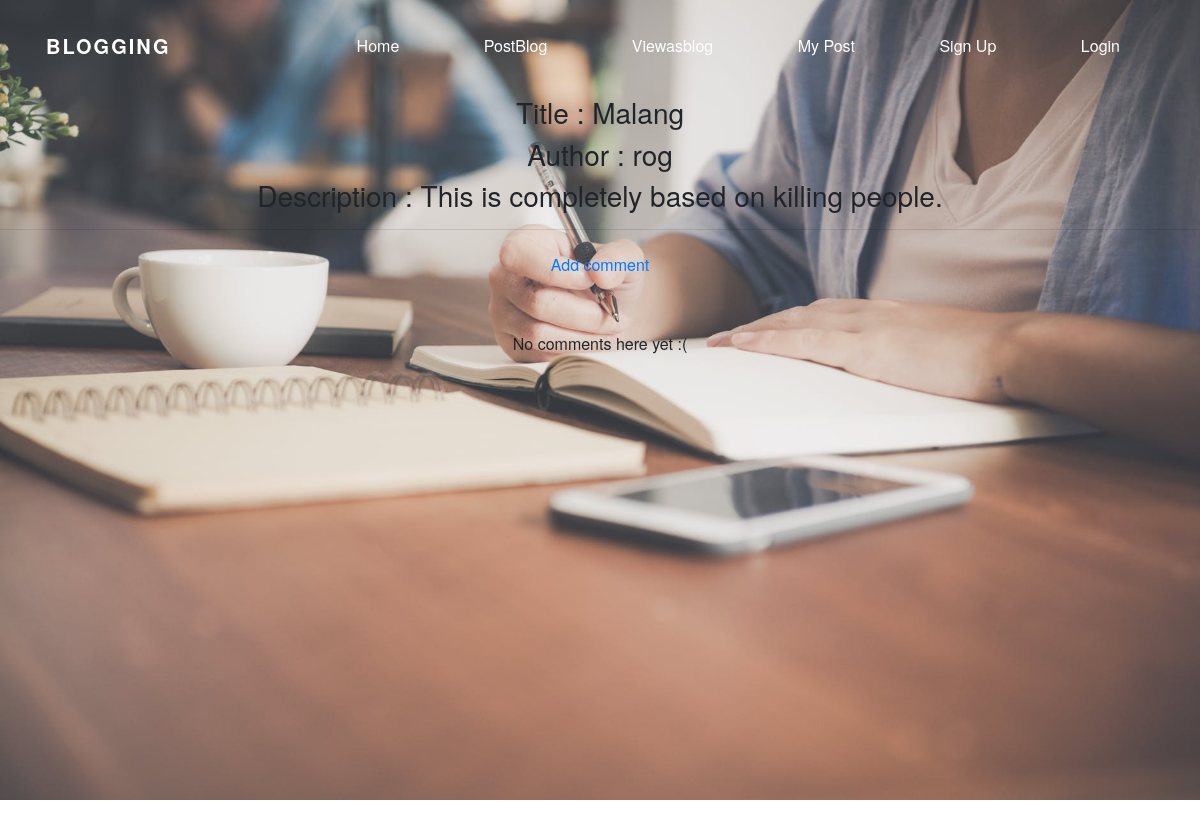
Page /6 on the committed database.
### blog/models.py (models this page shows, shortened)
class Post(models.Model):
    STATUS_CHOICES=(('draft','Draft'),('published','Published'))
    title=models.CharField(max_length=260)
    slug=models.SlugField(max_length=264,unique_for_date='publish')
    author=models.ForeignKey(User,related_name='blog_posts',on_delete=models.PROTECT)
    body=models.TextField()
    publish=models.DateTimeField(default=timezone.now)
    created=models.DateTimeField(auto_now_add=True)
    updated=models.DateTimeField(auto_now=True)
    status=models.CharField(max_length=20,choices=STATUS_CHOICES,default='draft')
    class Meta:
        ordering=('-publish',)

### blog/views.py (the view)
# urls.py: path('<int:pk>',v1.Post_Detail.as_view()),
class Post_Detail(DetailView):
    model=Post # object name = book or object

### template/blog/post_detail.html (shortened to what this page needs)
<!DOCTYPE html>
{%load static%}
<html lang="en" dir="ltr">
<head>
<link href="//maxcdn.bootstrapcdn.com/bootstrap/4.1.1/css/bootstrap.min.css" rel="stylesheet" id="bootstrap-css">
 <link rel="stylesheet" href="{%static 'css/base.css'%}">
 <link rel="stylesheet" href="https://maxcdn.bootstrapcdn.com/font-awesome/4.7.0/css/font-awesome.min.css">
</head>
<div class="wrapper">
   <header>
      <nav>
         <div class="logo">
            BLOGGING
         </div>
         <div class="menu">
            <ul>
               <li><a href="/home">Home</a></li>
               <li><a href="/PostBlog">PostBlog</a></li>
               <li><a href="/Viewasblog">Viewasblog</a></li>
               <li><a href="/my_post">My Post</a></li>
              {% if request.user.is_authenticated is False %}
              <li><a href="/SignupForm"> Sign Up</a></li>
              {%endif%}
              {% if request.user.is_authenticated is False %}
              <li><a href="/accounts/login">Login</a></li>
              {%endif%}
            </ul>
         </div>
      </nav>
      <br>
      <br><br>
      <br>
      <center>
    <h3>Title : {{post.title}}</h3>
    <h3>Author : {{post.author}}</h3>
    <h3>Description : {{post.body}}</h3>
    <hr>
    <a class="btn btn-default" href="{% url 'add_comment_to_post' pk=post.pk %}">Add comment</a>
    <br>
    <br>
    <br>
{% for comment in post.comments.all %}
    <div class="comment">
      <p>{{ comment.text|linebreaks }}</p>
        <strong>{{ comment.author }}</strong>
        <div class="date">{{ comment.created_date }}</div>
    </div>
{% empty %}
    <p>No comments here yet :(</p>
{% endfor %}
    </center>
   </header>
  <br><br>
  <body>
  </body>
</html>

### static/css/base.css (style rules this page uses)
html, body { margin: 0; padding: 0; background-size: 110% 100; }
body { font-family: "Helvetica Neue",sans-serif; font-weight: lighter; background-size: 110% 100; }
header { width: 100%; height:100vh; background-image:url('6.jpeg'); background-size:cover; }
.logo { line-height: 60px; position: fixed; float: left; margin: 16px 46px; color: #fff; font-weight: bold; font-size: 20px; letter-spacing: 2px; }
nav { position: fixed; width: 100%; line-height: 60px; }
nav ul { line-height: 60px; list-style: none; background: rgba(0, 0, 0, 0); overflow: hidden; color: #fff; padding: 0; text-align: right; margin: 0; padding-right: 40px; transition: 1s; }
nav ul li { display: inline-block; padding: 16px 40px;; }
nav ul li a { text-decoration: none; color: #fff; font-size: 16px; }

### rows in the picture
Post: title "Malang", author "rog", body "This is completely based on killing people."
